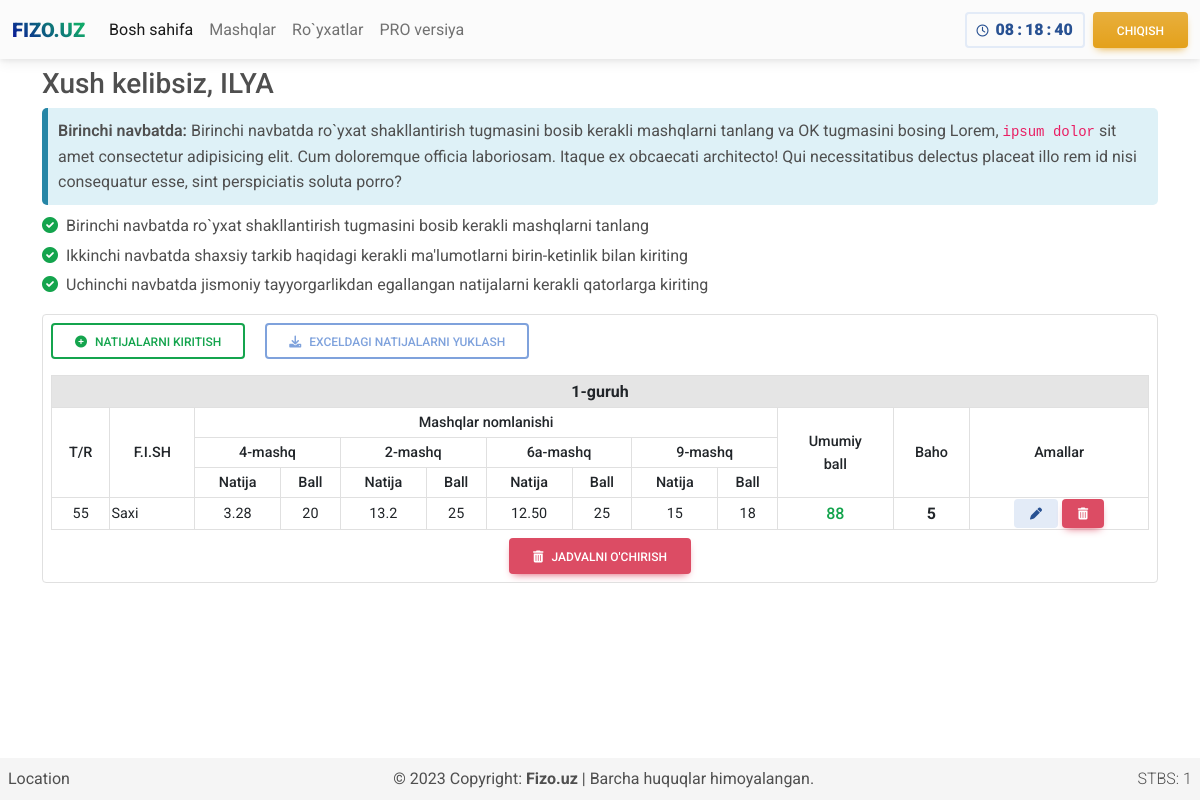
Page /home.php (signed in) on the committed database.
### tables this page shows
CREATE TABLE `users` (
  `id` int(11) NOT NULL,
  `username` varchar(255) NOT NULL,
  `password` varchar(255) NOT NULL,
  `name` varchar(255) NOT NULL,
  `bolinmanomi` varchar(255) DEFAULT NULL,
  `1-mashq` varchar(255) DEFAULT NULL,
  `2-mashq` varchar(255) DEFAULT NULL,
  `3-mashq` varchar(255) DEFAULT NULL,
  `4-mashq` varchar(255) DEFAULT NULL
);

CREATE TABLE `mashqlar` (
  `mashqlar_id` int(11) NOT NULL,
  `mashq_nomi` varchar(255) NOT NULL,
  `mashq_tuliq_nomi` varchar(255) NOT NULL,
  `mashq_server_nomi` varchar(255) DEFAULT NULL
);

CREATE TABLE `user401` (
  `user_id` int(11) NOT NULL,
  `fish` varchar(255) DEFAULT NULL,
  `tugilgan_kuni` date DEFAULT NULL,
  `yoshi` int(11) DEFAULT NULL,
  `vazni` int(11) DEFAULT NULL,
  `guruhi` varchar(255) DEFAULT NULL,
  `natija1` varchar(255) DEFAULT NULL,
  `ball1` int(11) DEFAULT NULL,
  `natija2` varchar(255) DEFAULT NULL,
  `ball2` int(11) DEFAULT NULL,
  `natija3` varchar(255) DEFAULT NULL,
  `ball3` int(11) DEFAULT NULL,
  `natija4` varchar(255) DEFAULT NULL,
  `ball4` int(11) DEFAULT NULL,
  `umumiyball` int(11) DEFAULT NULL,
  `baho` int(11) DEFAULT NULL,
  `current_time` date NOT NULL DEFAULT current_timestamp(),
  `bolinma_nomi` varchar(11) DEFAULT NULL,
  `data_username` varchar(255) DEFAULT NULL
);

### home.php (the view, shortened to what the rows shown need)
<?php
if (isset($_SESSION['id']) && isset($_SESSION['username'])) {
include 'db_conn.php';
$result1 = mysqli_query($conn, "SELECT * FROM mashqlar");
$result2 = mysqli_query($conn, "SELECT * FROM mashqlar");
$result3 = mysqli_query($conn, "SELECT * FROM mashqlar");
$result4 = mysqli_query($conn, "SELECT * FROM mashqlar");
$resuserbolinma = mysqli_query($conn, "SELECT * FROM userbolinma");
$row_bolinmanomi = mysqli_fetch_row(mysqli_query($conn, "SELECT bolinmanomi, `1-mashq`, `2-mashq`, `3-mashq`, `4-mashq` FROM users WHERE `id` =".$_SESSION['id']));
$bolinmanomi = $row_bolinmanomi[0];
$username = $_SESSION['username'];
$mashqnomi1 = mysqli_fetch_row(mysqli_query($conn, "SELECT `mashq_nomi`, mashq_server_nomi FROM mashqlar WHERE `mashqlar_id` = '$row_bolinmanomi[1]'"));
$mashqnomi2 = mysqli_fetch_row(mysqli_query($conn, "SELECT `mashq_nomi`, mashq_server_nomi FROM mashqlar WHERE `mashqlar_id` = '$row_bolinmanomi[2]'"));
$mashqnomi3 = mysqli_fetch_row(mysqli_query($conn, "SELECT `mashq_nomi`, mashq_server_nomi FROM mashqlar WHERE `mashqlar_id` = '$row_bolinmanomi[3]'"));
$mashqnomi4 = mysqli_fetch_row(mysqli_query($conn, "SELECT `mashq_nomi`, mashq_server_nomi FROM mashqlar WHERE `mashqlar_id` = '$row_bolinmanomi[4]'"));
$resuser401 = mysqli_query($conn, "SELECT * FROM user401 WHERE `bolinma_nomi` = '$row_bolinmanomi[0]' AND `data_username` = '$username'");
 ?>
<!DOCTYPE html>
<html>
<head>
	<link rel="stylesheet" type="text/css" href="style.css">
     <link href="https://cdnjs.cloudflare.com/ajax/libs/font-awesome/6.0.0/css/all.min.css" rel="stylesheet" />
     <link href="https://cdn.jsdelivr.net/npm/bootstrap@5.3.0-alpha3/dist/css/bootstrap.min.css" rel="stylesheet">
     <link rel="stylesheet" href="css/mdb.min.css" />
</head>
<body>
     <main>
          <div class="container mt-1 mt-1">
               <section class="pb-4">
                    <?php
                    if(empty($bolinmanomi) === true){
                    ?>
                    <div class="container divroyxat p-0">
                         <div class="alert alert-success royxat">
                              <div class="d-flex justify-content-center">
                              <h4>Juda ham yaxshi!</h4>
                              </div>
                              <div class="d-flex justify-content-center dobavit">
                              <p class="royxat">Siz tomondan ro‘yxat shakllantirilmagan. Ro‘yxat tuzamizmi?</p>
                              </div>
                              <hr>
                              <div class="d-flex justify-content-center dobavit">
                                   <button type="button" class="btn btn-success bg-gradient" data-bs-toggle="modal" data-bs-target="#ModalCreateTable">Ro'yxat tuzish</button>
                              </div>
                              </div>
                         </div>
                    </div>
                    <div class="modal fade" id="ModalCreateTable" data-bs-backdrop="static" data-bs-keyboard="false" tabindex="-1" aria-labelledby="staticBackdropLabel" aria-hidden="true">
                      <div class="modal-dialog">
                        <div class="modal-content">
                          <form id="Jadvalyaratish" method="post" action="create_table.php">
                          <div class="modal-header">
                            <h1 class="modal-title fs-5" id="staticBackdropLabel">Ro`yxatni shakllantirish</h1>
                            <button type="button" class="btn-close" data-bs-dismiss="modal" aria-label="Close"></button>
                          </div>
                          <div class="modal-body">
                            <div class="input-group mb-3">
                              <input type="text" required name="input_bolinmanomi" class="form-control" placeholder="Bo`linmaning nomlanishi" aria-label="bolinmanomi" aria-describedby="basic-addon1">
                            </div>
                            <select name="input_mashq1" class="form-select" aria-label="Default select example">
                              <option selected>1-mashqni tanlang</option>
                              <?php
                              while ($row = mysqli_fetch_array($result1)) {
                              ?>
                              <option value="<?= $row["mashqlar_id"] ?>"><?php echo $row['mashq_nomi']; ?></option>
                              <?php
                              }
                              ?>
                            </select>
                            <br>
                            <select name="input_mashq2" required class="form-select" aria-label="Default select example">
                              <option selected>2-mashqni tanlang</option>
                              <?php
                              while ($row = mysqli_fetch_array($result2)) {
                              ?>
                              <option value="<?= $row["mashqlar_id"] ?>"><?php echo $row['mashq_nomi']; ?></option>
                              <?php
                              }
                              ?>
                            </select>
                            <br>
                            <select name="input_mashq3" class="form-select" aria-label="Default select example">
                              <option selected>3-mashqni tanlang</option>
                              <?php
                              while ($row = mysqli_fetch_array($result3)) {
                              ?>
                              <option value="<?= $row["mashqlar_id"] ?>"><?php echo $row['mashq_nomi']; ?></option>
                              <?php
                              }
                              ?>
                            </select>
                            <br>
                            <select name="input_mashq4" class="form-select" aria-label="Default select example">
                              <option selected>4-mashqni tanlang</option>
                              <?php
                              while ($row = mysqli_fetch_array($result4)) {
                              ?>
                              <option value="<?= $row["mashqlar_id"] ?>"><?php echo $row['mashq_nomi']; ?></option>
                              <?php
                              }
                              ?>
                            </select>
                          </div>
                          <div class="modal-footer">
                            <button type="submit" name="createtable" class="btn btn-primary">Yaratish</button>
                            <button type="button" class="btn btn-secondary" data-bs-dismiss="modal">
                                 Qaytish
                            </button>
                          </div>
                        </from>
                        </div>
                      </div>
                    </div>
                    <?php
                    } else {
                    ?>
                    <div class="bg-white border rounded-2">
                    <button type="button" class="btn btn-outline-success m-2" data-mdb-ripple-color="dark" data-bs-toggle="modal" data-bs-target="#ModalInsertNatija"><i class="fas fa-plus-circle me-2"></i>Natijalarni kiritish</button>
                    <button type="button" class="btn btn-outline-primary m-2 disabled" data-mdb-ripple-color="dark"><i class="fas fa-download me-2"></i>Exceldagi natijalarni yuklash</button>
                    <section class="w-100 p-2 text-center table-responsive">
                         <table id="datatable" class="table table-bordered m-0">
                                   <thead>
                                        <tr class="table-active">
                                        <?php
                                        while ($row = mysqli_fetch_array($resuserbolinma)) {
                                        ?>
                                             <th colspan="14">
                                                  <p class="bolinma_nomi"><?php echo $row_bolinmanomi[0]; ?></p>
                                             </th>
                                        <?php
                                        }
                                        ?>
                                        </tr>
                                        <tr>
                                             <th rowspan="3">T/R</th>
                                             <th rowspan="3">F.I.SH</th>
                                             <th colspan="8">Mashqlar nomlanishi</th>
                                             <th rowspan="3">Umumiy <br> ball</th>
                                             <th rowspan="3">Baho</th>
                                             <th rowspan="3">Amallar</th>
                                        </tr>
                                        <tr>
                                             <th colspan="2"><?php echo $mashqnomi1[0] ?></th>
                                             <th colspan="2"><?php echo $mashqnomi2[0] ?></th>
                                             <th colspan="2"><?php echo $mashqnomi3[0] ?></th>
                                             <th colspan="2"><?php echo $mashqnomi4[0] ?></th>
                                        </tr>
                                        <tr>
                                             <th>Natija</th>
                                             <th>Ball</th>
                                             <th>Natija</th>
                                             <th>Ball</th>
                                             <th>Natija</th>
                                             <th>Ball</th>
                                             <th>Natija</th>
                                             <th>Ball</th>
                                        </tr>
                                   </thead>
                              <?php
                              while ($row = mysqli_fetch_array($resuser401)) {
                              ?>
                                   <tbody>
                                        <tr>
                                             <td><?php echo $row["user_id"]; ?></td>
                                             <td align="left"><?php echo $row['fish']; ?></td>
                                             <td><?php echo $row['natija1']; ?></td>
                                             <td><?php echo $row['ball1']; ?></td>
                                             <td><?php echo $row['natija2']; ?></td>
                                             <td><?php echo $row['ball2']; ?></td>
                                             <td><?php echo $row['natija3']; ?></td>
                                             <td><?php echo $row['ball3']; ?></td>
                                             <td><?php echo $row['natija4']; ?></td>
                                             <td><?php echo $row['ball4']; ?></td>
                                             <td><p class="ball aloball"><?php echo $row['umumiyball']; ?></p></td>
                                             <td><p class="baho baho5"><?php echo $row['baho']; ?></p></td>
                                             <td>
                                                  <button type="button" class="btn btn-secondary editbtn btn-sm px-3" data-ripple-color="dark" data-mdb-toggle="modal" data-mdb-target="#ModalEdit">
                                                  <i class="fas fa-pen"></i>
                                                  </button>
                                                  <button type="button" class="btn btn-danger deletebtn btn-sm px-3" data-ripple-color="dark" data-mdb-toggle="modal" data-mdb-target="#ModalDelete">
                                                  <i class="fas fa-trash-alt"></i>
                                                  </button>
                                             </td>
                                        </tr>
                                   </tbody>
                              <?php
                              }
                              ?>
                         </table>
                              <div>
                                   <button type="submit" class="btn btn-danger mt-2" data-mdb-ripple-color="dark" data-bs-toggle="modal" data-bs-target="#ModalDeleteTable"><i class="fas fa-trash-can me-2"></i>Jadvalni o'chirish</button>
                              </div>
                    </section>
                    </div>
                    <?php
                    }
                     ?>
               </section>
          </div>
     </main>
</body>
<br>
</html>
<?php
}else{
     header("Location: index.php");
     exit();
}
?>

### rows in the picture
users: bolinmanomi "1-guruh"
mashqlar: mashq_nomi "4-mashq"
mashqlar: mashq_nomi "2-mashq"
mashqlar: mashq_nomi "6a-mashq"
mashqlar: mashq_nomi "9-mashq"
user401: user_id "55", fish "Saxi", natija1 "3.28", ball1 "20", natija2 "13.2", ball2 "25", natija3 "12.50", ball3 "25", natija4 "15", ball4 "18", umumiyball "88", baho "5"

### other values in the picture
$_SESSION['name'] "ILYA"
$total_visitors "1"
